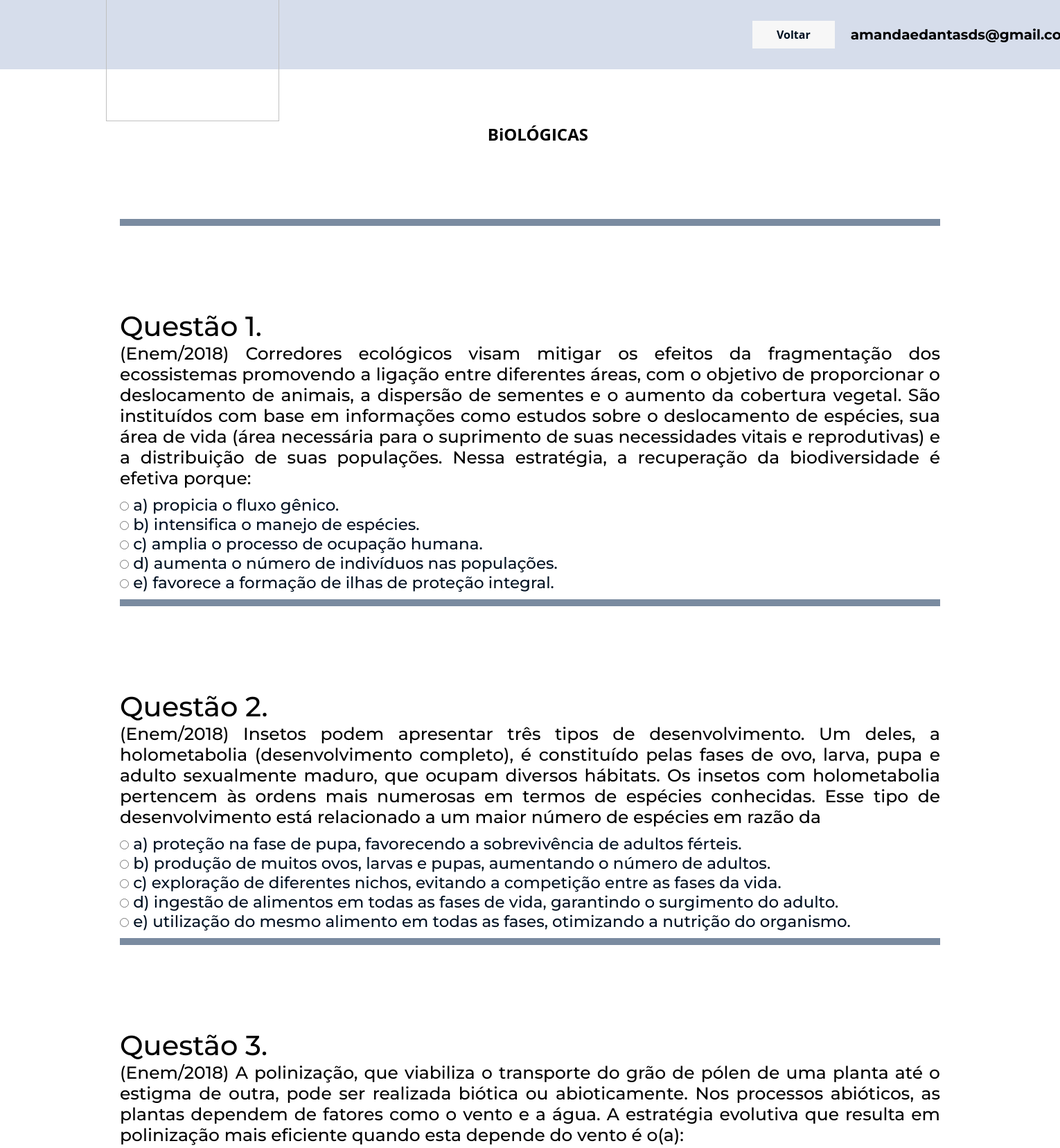
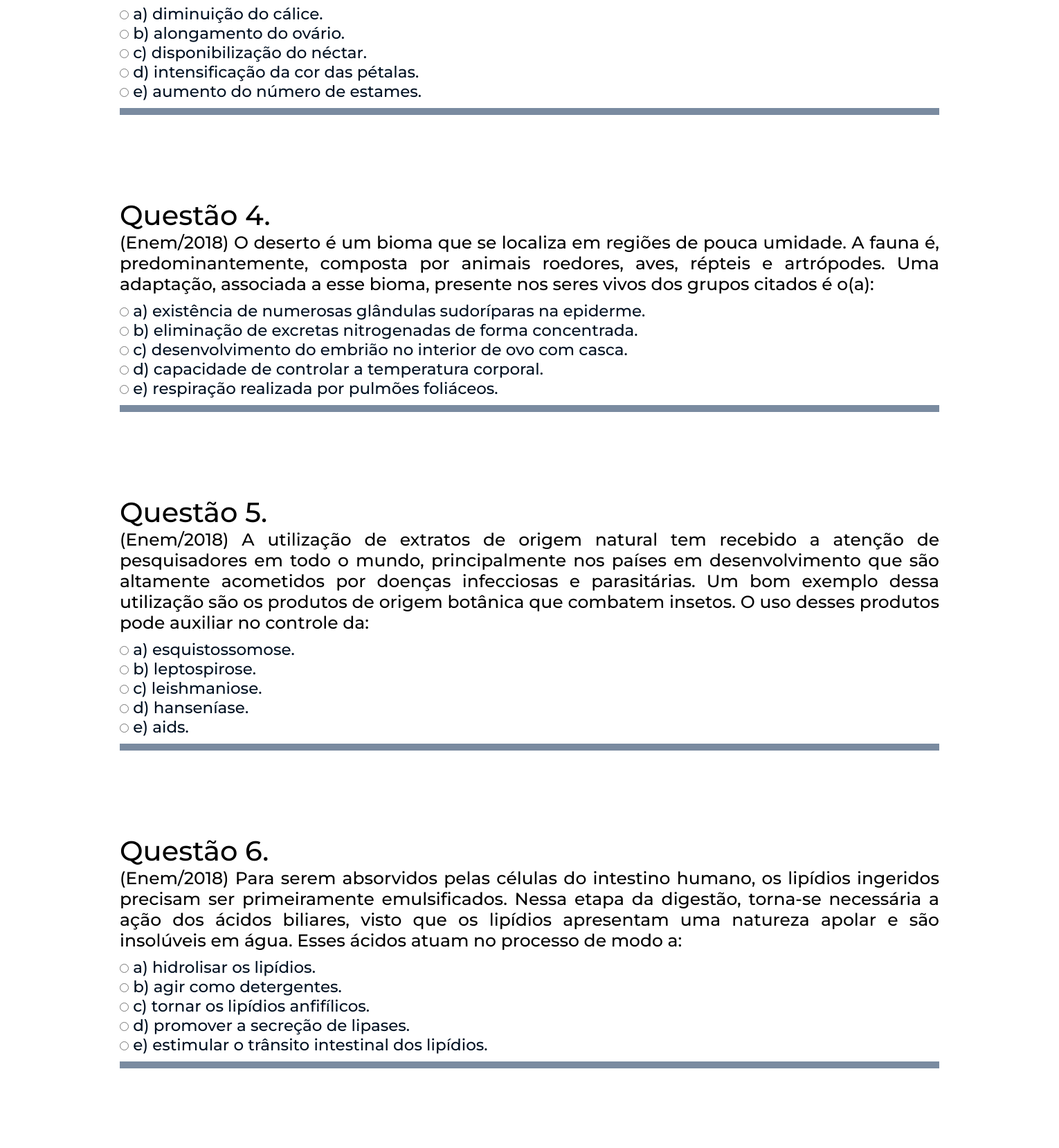
The app's page /DAKA/biologin.php (signed in, upper part) with its own data (2 pictures, top to bottom).
### tables this page shows
CREATE TABLE `questao` (
  `IdQuestao` int(11) NOT NULL,
  `Imagem` blob DEFAULT NULL,
  `Enunciado` text DEFAULT NULL,
  `idMateria` int(11) DEFAULT NULL,
  `idArea` int(11) DEFAULT NULL
);

CREATE TABLE `alternativa` (
  `idAlternativa` int(11) NOT NULL,
  `Certa` tinyint(1) NOT NULL,
  `resposta` text DEFAULT NULL,
  `resumo` text DEFAULT NULL,
  `IdQuestao` int(11) DEFAULT NULL
);

### DAKA/biologin.php (the view, shortened to what this page needs)
<?php
include("conexao.php");
?>
<html lang="pt-br"></html>
    <head>
        <link rel="stylesheet" href="https://use.fontawesome.com/releases/v5.8.2/css/all.css">
    </head>
<body>
        <header style="height: 100px;">
            <a class="logo" ><img src="https://cdn.discordapp.com/attachments/802254748782690314/811000616654471238/logo_nova.png" style="width: 250px;margin-right: 80px;"></a>
            <a class="cta" href="escolhalogado.php">Voltar</a>
			<a class="email">  <?php  if(isset($_SESSION['Email'])){
			echo $_SESSION['Email'];}?></a>
        </header>
        <h2 class="title title-second">BiOLÓGICAS</h2>
			<div class="container">
				<form method="POST" action="gabaritoBio.php" style="font-family: 'Open Sans', sans-serif;
    			font-weight: bold;
   				 margin-left: 10%;
   				 margin-right: 10%;
					text-align: justify;">
				<?php
					for($i=1;$i<100;$i++){
					$l = 1;
					$ansid = $i;
					$sql1 = "SELECT * FROM questao where IdQuestao = $i and idMateria = 6";
					$result1 = mysqli_query($connect, $sql1);
						if(mysqli_num_rows($result1)>0){
							while($row1 = mysqli_fetch_assoc($result1)){
				?>
					<div class="linha"></div>
					<div class="enunciado">
						<p><p class="Numeroquestao"> Questão <?php echo $i-60 .". "?></p><?php echo $row1['Enunciado'];?> </p>
					</div>
					<?php
					$sql = "SELECT * FROM alternativa where IdQuestao = $i";
					$result = mysqli_query($connect, $sql);
							if(mysqli_num_rows($result)>0){
								while($row = mysqli_fetch_array($result)){
						?>
						<div class="alternativa">
						<input type="radio" name="choice[<?php echo $ansid; ?>]" id="<?php echo $ansid; ?>" value="<?php echo $row['Certa']; ?>" required>
						<?php echo $row['resposta']; ?>
						</div>
						<?php
					} }
					$ansid = $ansid + $l;
					} } }
					 ?>
					</form>
			</div>
</body>

### records on screen
questao: Enunciado "(Enem/2018) Corredores ecológicos visam mitigar os efeitos da fragmentação dos ecossistemas promovendo a ligação entre diferentes áreas, com o objetivo de proporcionar o deslocamento de animais, a dispersão de sementes e o aumento da cobertura vegetal. São instituídos com base em informações como estudos sobre o deslocamento de espécies, sua área de vida (área necessária para o suprimento de suas necessidades vitais e reprodutivas) e a distribuição de suas populações. Nessa estratégia, a recuperação da biodiversidade é efetiva porque:"
alternativa: resposta "a) propicia o fluxo gênico."
alternativa: resposta "b) intensifica o manejo de espécies."
alternativa: resposta "c) amplia o processo de ocupação humana."
alternativa: resposta "d) aumenta o número de indivíduos nas populações."
alternativa: resposta "e) favorece a formação de ilhas de proteção integral."
questao: Enunciado "(Enem/2018) Insetos podem apresentar três tipos de desenvolvimento. Um deles, a holometabolia (desenvolvimento completo), é constituído pelas fases de ovo, larva, pupa e adulto sexualmente maduro, que ocupam diversos hábitats. Os insetos com holometabolia pertencem às ordens mais numerosas em termos de espécies conhecidas. Esse tipo de desenvolvimento está relacionado a um maior número de espécies em razão da"
alternativa: resposta "a) proteção na fase de pupa, favorecendo a sobrevivência de adultos férteis."
alternativa: resposta "b) produção de muitos ovos, larvas e pupas, aumentando o número de adultos."
alternativa: resposta "c) exploração de diferentes nichos, evitando a competição entre as fases da vida."
alternativa: resposta "d) ingestão de alimentos em todas as fases de vida, garantindo o surgimento do adulto."
alternativa: resposta "e) utilização do mesmo alimento em todas as fases, otimizando a nutrição do organismo."
questao: Enunciado "(Enem/2018) A polinização, que viabiliza o transporte do grão de pólen de uma planta até o estigma de outra, pode ser realizada biótica ou abioticamente. Nos processos abióticos, as plantas dependem de fatores como o vento e a água. A estratégia evolutiva que resulta em polinização mais eficiente quando esta depende do vento é o(a):"
alternativa: resposta "a) diminuição do cálice."
alternativa: resposta "b) alongamento do ovário."
alternativa: resposta "c) disponibilização do néctar."
alternativa: resposta "d) intensificação da cor das pétalas."
alternativa: resposta "e) aumento do número de estames."
questao: Enunciado "(Enem/2018) O deserto é um bioma que se localiza em regiões de pouca umidade. A fauna é, predominantemente, composta por animais roedores, aves, répteis e artrópodes. Uma adaptação, associada a esse bioma, presente nos seres vivos dos grupos citados é o(a):"
alternativa: resposta "a) existência de numerosas glândulas sudoríparas na epiderme."
alternativa: resposta "b) eliminação de excretas nitrogenadas de forma concentrada."
alternativa: resposta "c) desenvolvimento do embrião no interior de ovo com casca."
alternativa: resposta "d) capacidade de controlar a temperatura corporal."
alternativa: resposta "e) respiração realizada por pulmões foliáceos."
questao: Enunciado "(Enem/2018) A utilização de extratos de origem natural tem recebido a atenção de pesquisadores em todo o mundo, principalmente nos países em desenvolvimento que são altamente acometidos por doenças infecciosas e parasitárias. Um bom exemplo dessa utilização são os produtos de origem botânica que combatem insetos. O uso desses produtos pode auxiliar no controle da:"
alternativa: resposta "a) esquistossomose."
alternativa: resposta "b) leptospirose."
alternativa: resposta "c) leishmaniose."
alternativa: resposta "d) hanseníase."
alternativa: resposta "e) aids."
questao: Enunciado "(Enem/2018) Para serem absorvidos pelas células do intestino humano, os lipídios ingeridos precisam ser primeiramente emulsificados. Nessa etapa da digestão, torna-se necessária a ação dos ácidos biliares, visto que os lipídios apresentam uma natureza apolar e são insolúveis em água. Esses ácidos atuam no processo de modo a:"
alternativa: resposta "a) hidrolisar os lipídios."
alternativa: resposta "b) agir como detergentes."
alternativa: resposta "c) tornar os lipídios anfifílicos."
alternativa: resposta "d) promover a secreção de lipases."
alternativa: resposta "e) estimular o trânsito intestinal dos lipídios."
